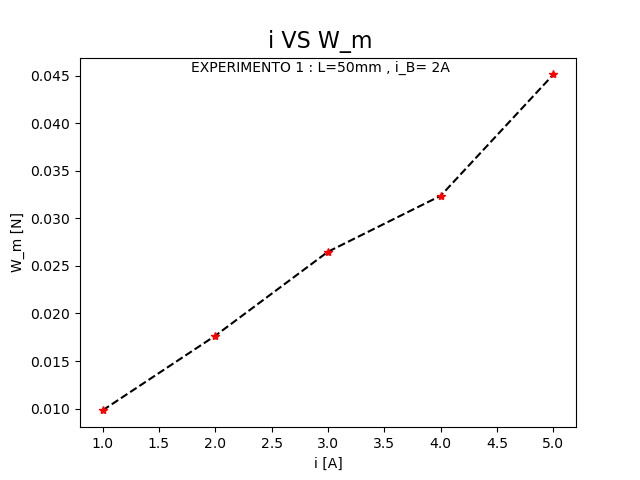

Recreate this plot in Python.
import matplotlib.pyplot as plt
import os.path


m=36.7/1000
w=m*9.81
i=[1,2,3,4,5]
w_i=[0.369,0.377,0.386,0.392,0.404]

w_m=[x - w for x in w_i]
print('W_m 1_1 : ', w_m)


plt.plot(i,w_m,'--', color='black')
plt.plot(i,w_m,'*r')
plt.ylabel('W_m [N]')
plt.xlabel('i [A]')

plt.axes([1,5,0,0.5])
plt.figtext(.5,.9,'i VS W_m', fontsize=16, ha='center')
plt.figtext(.5,.85,'EXPERIMENTO 1 : L=50mm , i_B= 2A',fontsize=10,ha='center')


if os.path.isfile('1_1.png'):
    print ("File already exist.. cannot save new figure")
else:
    print ("Figure 1_1 saved...")
    plt.savefig('1_1.png')


plt.show()